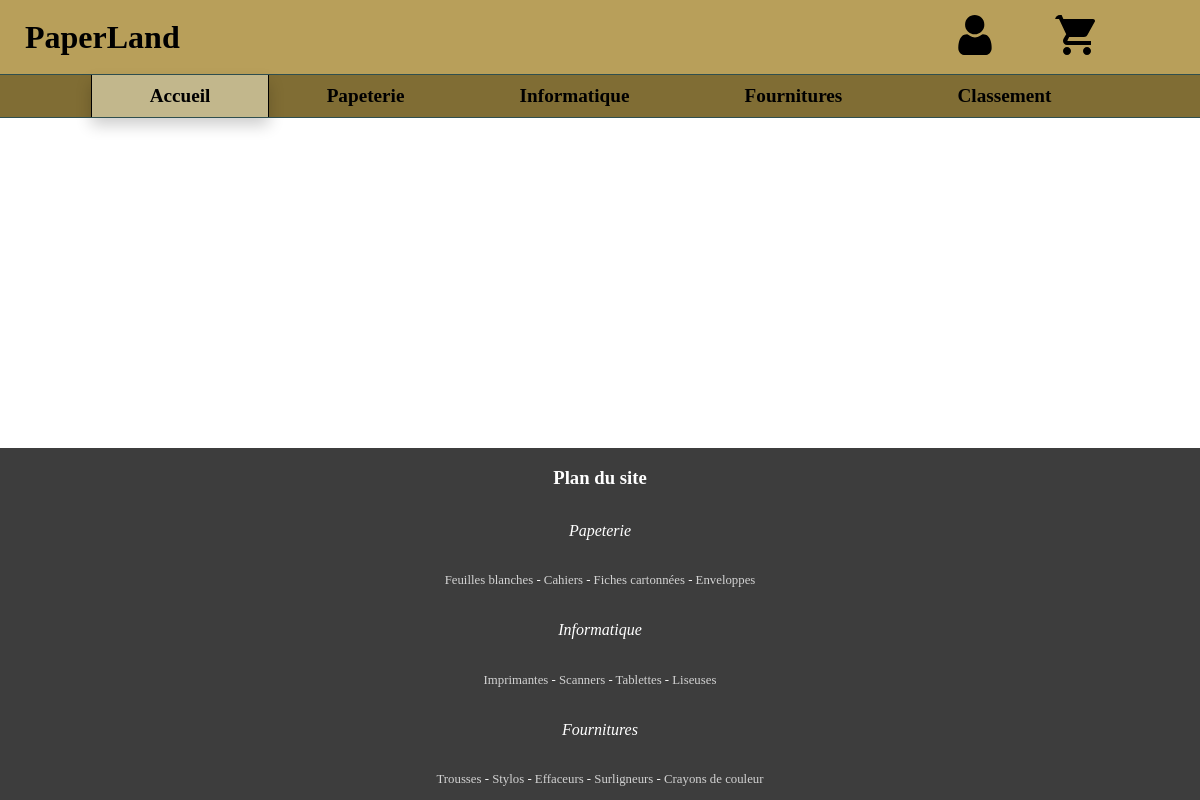
Before: /cahiers/1 with the older database file.
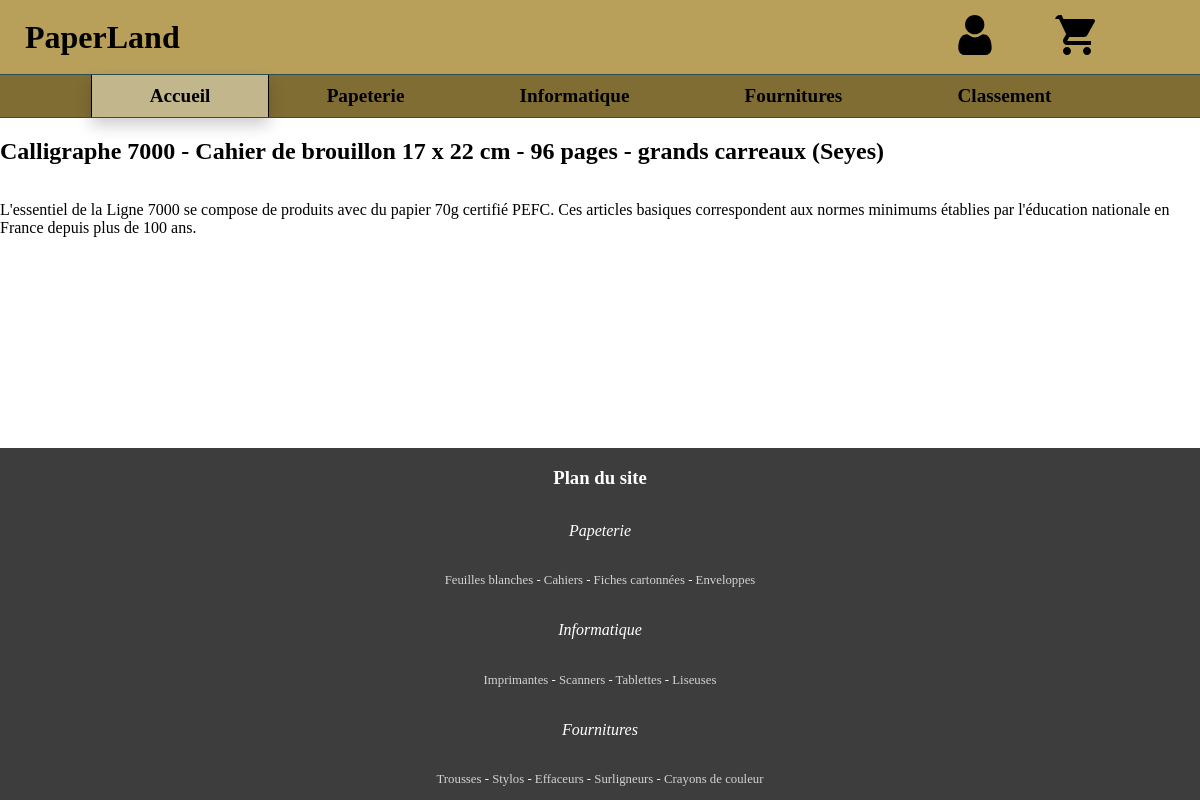
After: the same page with the newer database file.
### tables this page shows
CREATE TABLE Product (
  id INTEGER NOT NULL UNIQUE,
  name TEXT NOT NULL UNIQUE,
  category TEXT,
  price REAL,
  image TEXT,
  description TEXT,
  PRIMARY KEY(id AUTOINCREMENT),
  FOREIGN KEY(category) REFERENCES Category(name)
);

### dev/views.py (the view)
@app.route('/<category>/<id_product>')
def product(category:str, id_product:int):
    return render_template("product.html", product=db.get_product_by_id(id_product))

### dev/db.py (called while the page is built)
def get_db():
    if 'db' not in g:
        g.db = sqlite3.connect(
            current_app.config['DATABASE'],
            detect_types=sqlite3.PARSE_DECLTYPES
        )
        g.db.row_factory = sqlite3.Row
    return g.db

def gestion_db(function):
    def function_decorator(*args):
        db = get_db()
        cur = db.cursor()
        f = function(*args, cursor=cur)
        db.commit()
        cur.close()
        return f
    return function_decorator

@gestion_db
def get_product_by_id(id:int, /, cursor:sqlite3.Cursor=None):
    for p in cursor.execute(f"SELECT * FROM product WHERE id='{str(id)}'"):
        product = models.Product()
        product.id = p[0]
        product.name = p[1]
        product.category = p[2]
        product.price = p[3]
        product.image = p[4]
        product.description = p[5]
        return product

### dev/templates/product.html
{% extends 'base.html' %}
{% block content %}
<h2 id="product-name">{{ product.name }}</h2>
<p id="product-description">{{ product.description }}</p>
{% endblock %}

Changed rows visible on the page:
added Product: name "Calligraphe 7000 - Cahier de brouillon 17 x 22 cm - 96 pages - grands carreaux (Seyes)", description "L'essentiel de la Ligne 7000 se compose de produits avec du papier 70g certifié PEFC. Ces articles basiques correspondent aux normes minimums établies par l'éducation nationale en France depuis plus de 100 ans."
